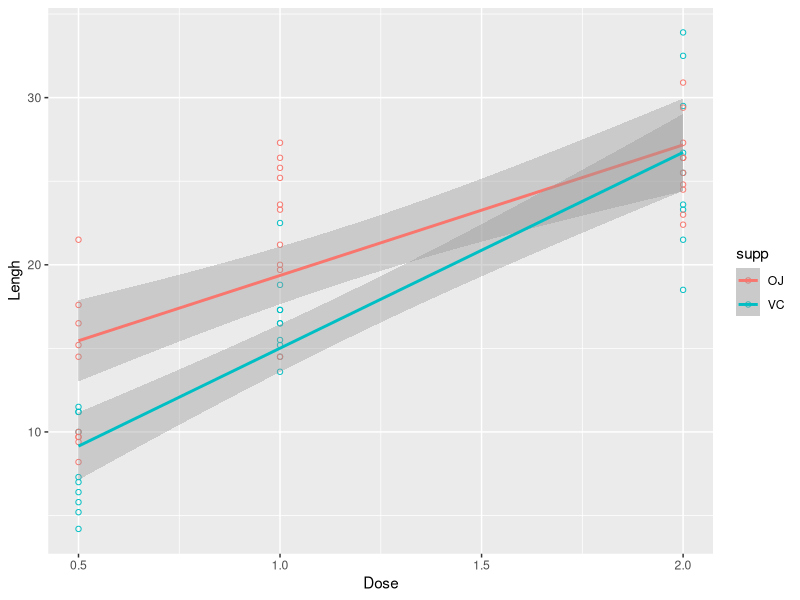

Write the R code that produced this figure.
## ---- chunk 1
data("ToothGrowth")
library(ggplot2)
library(dplyr)
## ---- chunk 2
m_summary <- ToothGrowth %>%
  group_by(supp, dose) %>%
  summarise(mean = mean(len), sd = sd(len))
m_summary
## ---- chunk 3
g <- ggplot(ToothGrowth, aes(x=dose, y=len, color=supp)) +
    geom_point(shape=1) +
    xlab(label = "Dose") +
    ylab(label = "Lengh") +
    geom_smooth(method=lm)
  
g
## ---- chunk 4
mean_oj_05_1 <- mean(ToothGrowth[ToothGrowth$dose==1 & ToothGrowth$supp=="OJ",c("len")] - ToothGrowth[ToothGrowth$dose==0.5 & ToothGrowth$supp=="OJ",c("len")])

sd_oj_05_1 <- sd(ToothGrowth[ToothGrowth$dose==1 & ToothGrowth$supp=="OJ",c("len")] - ToothGrowth[ToothGrowth$dose==0.5 & ToothGrowth$supp=="OJ",c("len")])

mean_vc_05_1 <- mean(ToothGrowth[ToothGrowth$dose==1 & ToothGrowth$supp=="VC",c("len")] - ToothGrowth[ToothGrowth$dose==0.5 & ToothGrowth$supp=="VC",c("len")])

sd_vc_05_1 <- sd(ToothGrowth[ToothGrowth$dose==1 & ToothGrowth$supp=="VC",c("len")] - ToothGrowth[ToothGrowth$dose==0.5 & ToothGrowth$supp=="VC",c("len")])

res <- cbind(c("Mean (OJ)", "Sd (OJ)", "Mean (VC)", "Sd (VC)"), c(mean_oj_05_1,sd_oj_05_1,mean_vc_05_1,sd_vc_05_1))

colnames(res) <- c("Stats (1 - 0.5)","Value")

res
## ---- chunk 5
t.test(ToothGrowth[ToothGrowth$dose==1 & ToothGrowth$supp=="OJ",c("len")], ToothGrowth[ToothGrowth$dose==0.5 & ToothGrowth$supp=="OJ",c("len")], paired = FALSE)$conf

t.test(ToothGrowth[ToothGrowth$dose==1 & ToothGrowth$supp=="VC",c("len")], ToothGrowth[ToothGrowth$dose==0.5 & ToothGrowth$supp=="VC",c("len")], paired = FALSE)$conf
## ---- chunk 6
mean_oj_1_2 <- mean(ToothGrowth[ToothGrowth$dose==2 & ToothGrowth$supp=="OJ",c("len")] - ToothGrowth[ToothGrowth$dose==1 & ToothGrowth$supp=="OJ",c("len")])

sd_oj_1_2 <- sd(ToothGrowth[ToothGrowth$dose==2 & ToothGrowth$supp=="OJ",c("len")] - ToothGrowth[ToothGrowth$dose==1 & ToothGrowth$supp=="OJ",c("len")])

mean_vc_1_2 <- mean(ToothGrowth[ToothGrowth$dose==2 & ToothGrowth$supp=="VC",c("len")] - ToothGrowth[ToothGrowth$dose==1 & ToothGrowth$supp=="VC",c("len")])

sd_vc_1_2 <- sd(ToothGrowth[ToothGrowth$dose==2 & ToothGrowth$supp=="VC",c("len")] - ToothGrowth[ToothGrowth$dose==1 & ToothGrowth$supp=="VC",c("len")])

res_2 <- cbind(c("Mean (OJ)", "Sd (OJ)", "Mean (VC)", "Sd (VC)"), c(mean_oj_1_2,sd_oj_1_2,mean_vc_1_2,sd_vc_1_2))

colnames(res_2) <- c("Stats (2 - 1)","Value")

res_2
## ---- chunk 7
t.test(ToothGrowth[ToothGrowth$dose==2 & ToothGrowth$supp=="OJ",c("len")], ToothGrowth[ToothGrowth$dose==1 & ToothGrowth$supp=="OJ",c("len")], paired = FALSE)$conf

t.test(ToothGrowth[ToothGrowth$dose==2 & ToothGrowth$supp=="VC",c("len")], ToothGrowth[ToothGrowth$dose==1 & ToothGrowth$supp=="VC",c("len")], paired = FALSE)$conf
